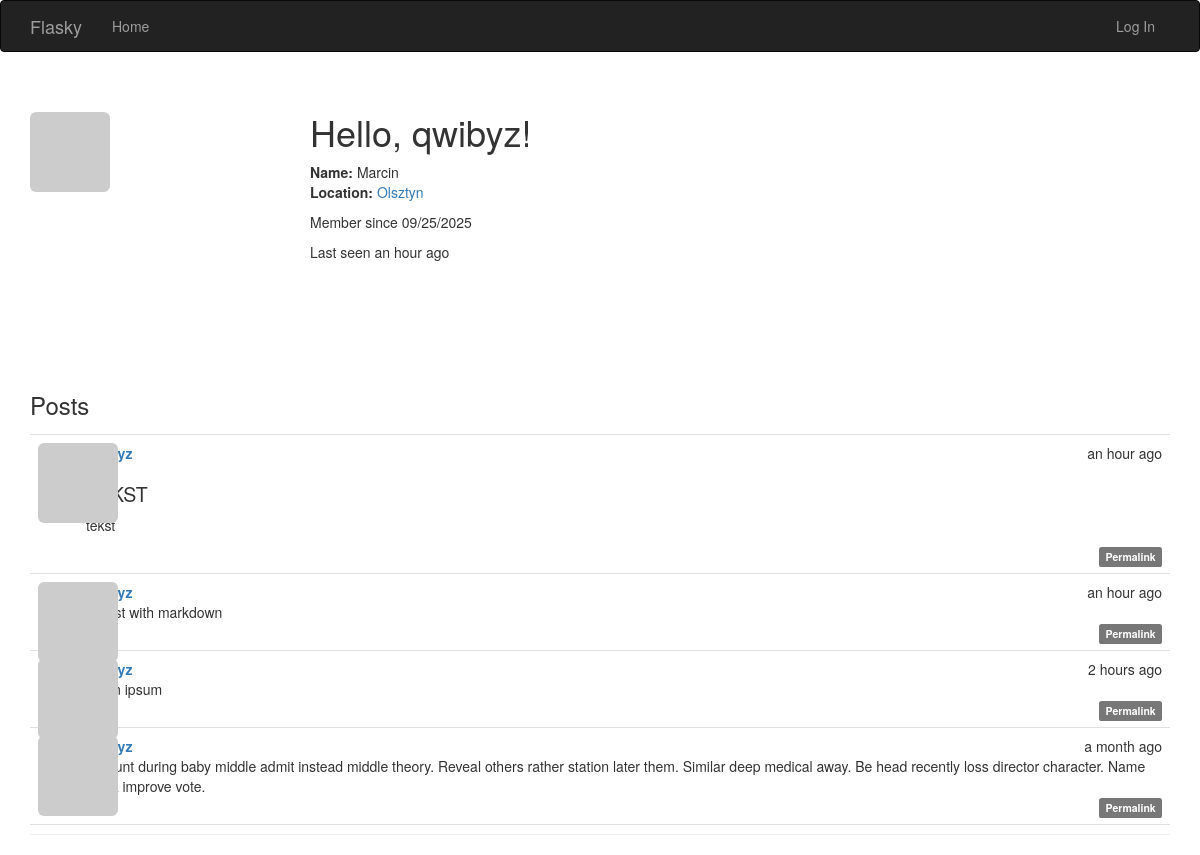
/user/qwibyz, run on the app's committed database.
### app/models.py (models this page shows, shortened)
class User(UserMixin, db.Model):
    __tablename__ = 'users'
    id = db.Column(db.Integer, primary_key=True)
    email = db.Column(db.String(64), unique=True, index=True)
    username = db.Column(db.String(64), unique=True, index=True)
    role_id = db.Column(db.Integer, db.ForeignKey('roles.id'))
    password_hash = db.Column(db.String(128))
    confirmed = db.Column(db.Boolean, default=False)
    name = db.Column(db.String(64))
    location = db.Column(db.String(64))
    about_me = db.Column(db.Text())
    member_since = db.Column(db.DateTime(), default=datetime.now(timezone.utc))
    last_seen = db.Column(db.DateTime(), default=datetime.now(timezone.utc))
    avatar_hash = db.Column(db.String(32))
    posts = db.relationship('Post', backref='author', lazy='dynamic')
    def gravatar_hash(self):
        return hashlib.md5(self.email.lower().encode('utf-8')).hexdigest()
    @property
    def password(self):
        raise AttributeError('Password is not a readable attribute')
    def gravatar(self, size=100, default='identicon', rating='g'):
        url = 'https://secure.gravatar.com/avatar'
        hash = self.avatar_hash or self.gravatar_hash()
        return f'{url}/{hash}?s={size}&d={default}&r={rating}'.format(
            url=url, hash=hash, size=size, default=default, rating=rating)

class Post(db.Model):
    __tablename__ = 'posts'
    id = db.Column(db.Integer, primary_key=True)
    body = db.Column(db.Text)
    body_html = db.Column(db.Text)
    timestamp = db.Column(db.DateTime, index=True, default=datetime.now(timezone.utc))
    author_id = db.Column(db.Integer, db.ForeignKey('users.id'))

### app/main/views.py (the view)
@main.route('/user/<username>')
def user(username):
    user = User.query.filter_by(username=username).first_or_404()
    if user is None:
        abort(404)
    posts = user.posts.order_by(Post.timestamp.desc()).all()
    return render_template('user.html', user=user, posts=posts)

### app/auth/views.py (called while the page is built)
@auth.before_app_request
def before_request():
    if current_user.is_authenticated:
        current_user.ping()  # Aktualizacja last_seen przy każdej autoryzowane
        if not current_user.confirmed \
            and request.blueprint != 'auth' \
            and request.endpoint != 'static':
            return redirect(url_for('auth.unconfirmed'))

### app/main/__init__.py (called while the page is built)
@main.app_context_processor
def inject_permissions():
    return dict(Permission=Permission)

### app/models.py (called while the page is built)
    def is_administrator(self):
        return False

### app/templates/user.html (shortened to what this page needs)
{% extends "base.html" %}
{% import "_macros.html" as macros %}
{% block page_content %}
<div class="page-header">
    <img class="img-rounded profile-thumbnail" src="{{ user.gravatar(size=256) }}">
    <div class="profile-header">
        <h1>Hello, {{ user.username }}!</h1>
        {% if user.name or user.location %}
        <p>
            {% if user.name %}<strong>Name:</strong> {{ user.name }}{% endif %}
            {% if user.location %}
            <br><strong>Location:</strong>
            <a href="http://maps.google.com/?q={{ user.location }}">
                {{ user.location }}
            </a>
            {% endif %}
        </p>
        {% endif %}
        <p>Member since {{ moment(user.member_since).format('L') }}</p>
        <p>Last seen {{ moment(user.last_seen).fromNow() }}</p>
    </div>
    <h3>Posts</h3>
    {% include '_posts.html' %}
</div>
{% endblock %}

### app/templates/base.html (shortened to what this page needs)
{% extends "bootstrap/base.html" %}
{% block head %}
{{ super() }}
<link rel="stylesheet" type="text/css" href="{{ url_for('static', filename='styles.css') }}">
{% endblock %}
{% block navbar %}
<div class="navbar navbar-inverse" role="navigation">
    <div class="container">
        <div class="navbar-header">
            <a class="navbar-brand" href="/">Flasky</a>
        </div>
        <div class="navbar-collapse collapse">
            <ul class="nav navbar-nav">
                <li><a href="/">Home</a></li>
            </ul>
            <ul class="nav navbar-nav navbar-right">
                {% if current_user.is_authenticated %}
                <li><a href="#">Logged in as {{ current_user.username }}</a></li>
                <li><a href="{{ url_for('auth.logout') }}">Log Out</a></li>
                {% else %}
                <li><a href="{{ url_for('auth.login') }}">Log In</a></li>
                {% endif %}
        </div>
    </div>
</div>
{% endblock %}
{% block content %}
<div class="container">
    {% block page_content %}{% endblock %}
</div>
{% endblock %}

### app/templates/_posts.html
<ul class="posts">
    {% for post in posts %}
    <li class="post">
        <div class="post-thumbnail">
            <a href="{{ url_for('.user', username=post.author.username) }}">
                <img class="img-rounded profile-thumbnail" src="{{ post.author.gravatar(size=40) }}">
            </a>
        </div>
        <div class="post-content">
            <div class="post-date">{{ moment(post.timestamp).fromNow() }}</div>
            <div class="post-author"><a href="{{ url_for('.user', username=post.author.username) }}">{{ post.author.username }}</a></div>
            <div class="post-body">
            {% if post.body_html %}
                {{ post.body_html | safe }}
            {% else %}
                {{ post.body }}
            {% endif %}
            </div>
            <div class="post-footer">
                <a href="{{ url_for('.post', id=post.id) }}">
                    <span class="label label-default">Permalink</span>
                </a>
            </div>
        </div>
    </li>
    {% endfor %}
</ul>

### app/static/styles.css (style rules this page uses)
.profile-thumbnail { position: absolute; }
.profile-header { min-height: 260px; margin-left: 280px; }
ul.posts { list-style-type: none; padding: 0px; margin: 16px 0px 0px 0px; border-top: 1px solid #e0e0e0; }
ul.posts li.post { padding: 8px; border-bottom: 1px solid #e0e0e0; }
div.post-date { float: right; }
div.post-author { font-weight: bold; }
div.post-thumbnail { position: absolute; }
div.post-content { margin-left: 48px; min-height: 48px; }
div.post-footer { text-align: right; }
.post-body h1 { font-size: 140%; }

### data on the page
User: username "qwibyz", name "Marcin", location "Olsztyn", member_since "09/25/2025", last_seen "an hour ago"
Post: timestamp "an hour ago", body_html "tekst"
Post: timestamp "an hour ago", body "# Post with markdown"
Post: timestamp "2 hours ago", body "lorem ipsum"
Post: timestamp "a month ago", body "Amount during baby middle admit instead middle theory. Reveal others rather station later them. Similar deep medical away. Be head recently loss director character. Name stock improve vote."
